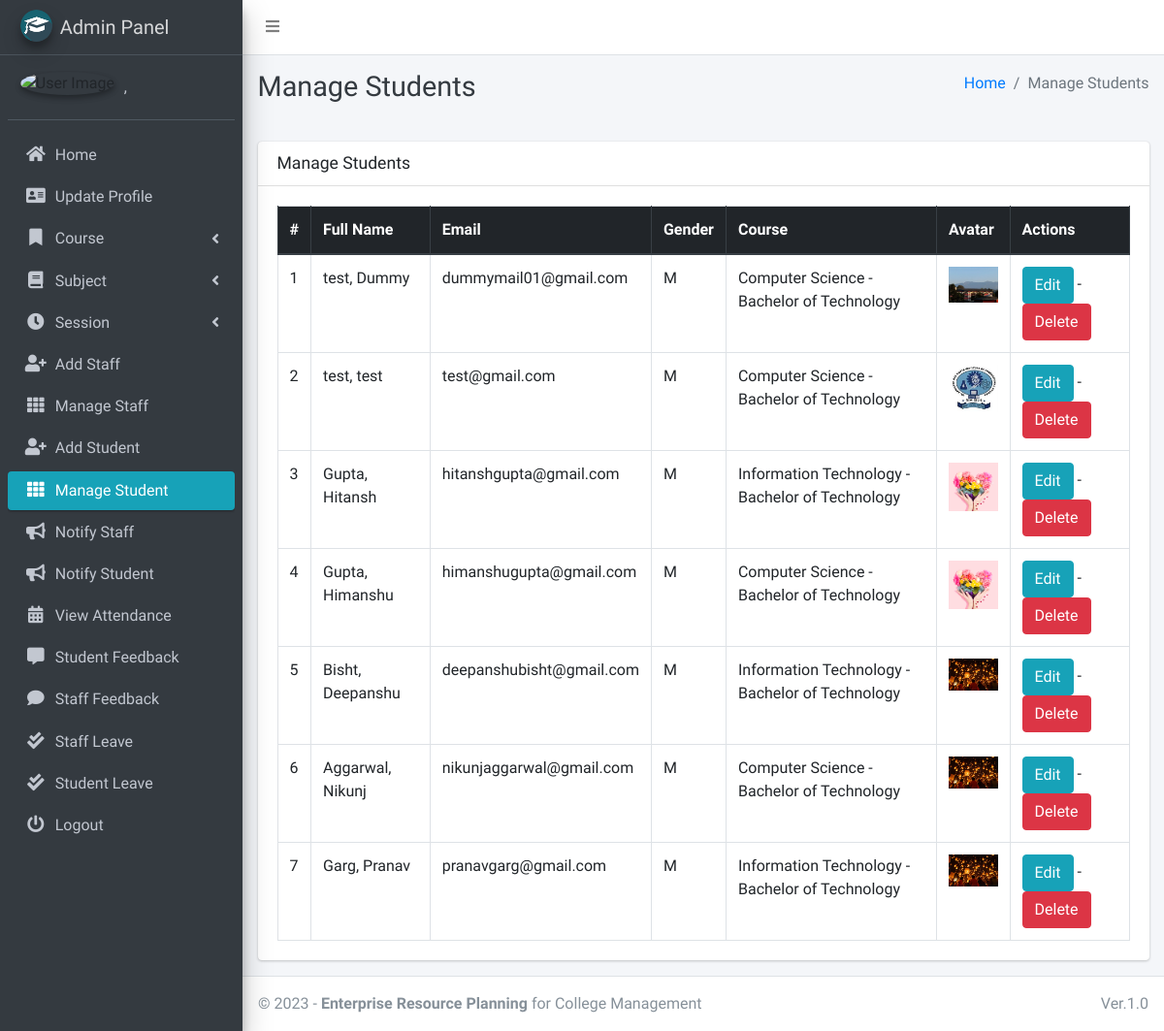
Page /student/manage/ (signed in) on the committed database.
### main_app/models.py (models this page shows, shortened)
class CustomUser(AbstractUser):
    USER_TYPE = ((1, "HOD"), (2, "Staff"), (3, "Student"))
    GENDER = [("M", "Male"), ("F", "Female")]
    username = None  # Removed username, using email instead
    email = models.EmailField(unique=True)
    user_type = models.CharField(default=1, choices=USER_TYPE, max_length=1)
    gender = models.CharField(max_length=1, choices=GENDER)
    profile_pic = models.ImageField()
    address = models.TextField()
    fcm_token = models.TextField(default="")  # For firebase notifications
    created_at = models.DateTimeField(auto_now_add=True)
    updated_at = models.DateTimeField(auto_now=True)
    USERNAME_FIELD = "email"
    REQUIRED_FIELDS = []
    objects = CustomUserManager()
    def __str__(self):
        return self.last_name + ", " + self.first_name

class Student(models.Model):
    admin = models.OneToOneField(CustomUser, on_delete=models.CASCADE)
    course = models.ForeignKey(Course, on_delete=models.DO_NOTHING, null=True, blank=False)
    session = models.ForeignKey(Session, on_delete=models.DO_NOTHING, null=True)

class Course(models.Model):
    name = models.CharField(max_length=120)
    created_at = models.DateTimeField(auto_now_add=True)
    updated_at = models.DateTimeField(auto_now=True)

### main_app/hod_views.py (the view)
# urls.py: path("student/manage/", hod_views.manage_student, name='manage_student'),
def manage_student(request):
    students = CustomUser.objects.filter(user_type=3)
    context = {
        'students': students,
        'page_title': 'Manage Students'
    }
    return render(request, "hod_template/manage_student.html", context)

### main_app/templates/hod_template/manage_student.html
{% extends 'main_app/base.html' %}
{% load static %}
{% block page_title %}{{page_title}}{% endblock page_title %}
{% block content %}
<section class="content">
    <div class="container-fluid">
        <div class="row">
            <div class="col-md-12">
                <div class="card">
                    <div class="card-header">
                        <h3 class="card-title">{{page_title}}</h3>
                    </div>
                    <div class="card-body">
                        <table id="example2" class="table table-bordered table-hover">
                            <thead class="thead-dark">
                                <tr>
                                    <th>#</th>
                                    <th>Full Name</th>
                                    <th>Email</th>
                                    <th>Gender</th>
                                    <th>Course</th>
                                    <th>Avatar</th>
                                    <th>Actions</th>
                                </tr>
                            </thead>
                            <tbody>
                                {% for student in students %}
                                <tr>
                                    <td>{{ forloop.counter }}</td>
                                    <td>{{student.last_name}}, {{student.first_name}}</td>
                                    <td>{{student.email}}</td>
                                    <td>{{student.gender}}</td>
                                    <td>{{student.student.course.name}}</td>
                                    <td>
                                        {% if student.profile_pic == ""  %}
                                        No Image
                                        {% else %}
                                        <img class="img img-fluid mb-2" height="56" width="56"
                                            src="{{student.profile_pic}}" alt="">
                                        {% endif %}
                                    </td>
                                    <td><a href="{% url 'edit_student' student.student.id %}" class="btn btn-info">Edit</a> -
                                        <a href="{% url 'delete_student' student.student.id %}" class="btn btn-danger" onclick="return confirm('Are you sure about this ?')">Delete</a>
                                    </td>
                                </tr>
                                {% endfor %}
                            </tbody>
                        </table>
                    </div>
                </div>
            </div>
        </div>
    </div>
</section>
{% endblock content %}

### main_app/templates/main_app/sidebar_template.html (shortened to what this page needs)
{% load static %}
<aside class="main-sidebar sidebar-dark-info elevation-4">
    {% if request.user.user_type == '1' %}
    <a href="{% url 'admin_home' %}" class="brand-link">
        <img src="{% static 'dist/img/cmsl.png' %} " alt="AdminLTE Logo"
            class="brand-image img-circle elevation-3" >
        <span class="brand-text font-weight-light">Admin Panel</span>
    </a>
    <div class="sidebar">
        <div class="user-panel mt-3 pb-3 mb-3 d-flex">
            <div class="image">
                <img src="{{ request.user.profile_pic}}" class="img-circle elevation-2" alt="User Image">
            </div>
            <div class="info">
                <a href="#" class="d-block">{{user}}</a>
            </div>
        </div>
        <nav class="mt-2">
            <ul class="nav nav-pills nav-sidebar flex-column" data-widget="treeview" role="menu" data-accordion="false">
                <li class="nav-item">
                    {% url 'admin_home' as admin_home %}
                    <a href="{{admin_home}}" class="nav-link {% if admin_home == request.path %} active {% endif %}">
                        <i class="nav-icon fas fa-home"></i>
                        <p>
                            Home
                        </p>
                    </a>
                </li>
                <li class="nav-item">
                    {% url 'admin_view_profile' as admin_view_profile %}
                    <a href="{{admin_view_profile}}"
                        class="nav-link {% if admin_view_profile == request.path %} active {% endif %}">
                        <i class="nav-icon fas fa-address-card"></i>
                        <p>
                            Update Profile
                        </p>
                    </a>
                </li>
                <li class="nav-item has-treeview">
                    <a href="#" class="nav-link">
                        <i class="nav-icon fas fa-bookmark"></i>
                        <p>
                            Course
                            <i class="fas fa-angle-left right"></i>
                        </p>
                    </a>
                </li>
                <li class="nav-item has-treeview">
                    <a href="#" class="nav-link">
                        <i class="nav-icon fas fa-book"></i>
                        <p>
                            Subject
                            <i class="fas fa-angle-left right"></i>
                        </p>
                    </a>
                </li>
                <li class="nav-item has-treeview">
                    <a href="#" class="nav-link">
                        <i class="nav-icon fas fa-clock"></i>
                        <p>
                            Session
                            <i class="fas fa-angle-left right"></i>
                        </p>
                    </a>
                </li>
                <li class="nav-item">
                    {% url 'add_staff' as add_staff %}
                    <a href="{{add_staff}}" class="nav-link {% if add_staff == request.path %} active {% endif %}">
                        <i class="nav-icon fas fa-user-plus"></i>
                        <p>
                            Add Staff
                        </p>
                    </a>
                </li>
                <li class="nav-item">
                    {% url 'manage_staff' as manage_staff %}
                    {% url 'edit_staff' staff_id as edit_staff %}
                    <a href="{{manage_staff}}"
                        class="nav-link {% if manage_staff == request.path or request.path == edit_staff %} active {% endif %}">
                        <i class="nav-icon fas fa-th"></i>
                        <p>
                            Manage Staff
                        </p>
                    </a>
                </li>
                <li class="nav-item">
                    {% url 'add_student' as add_student%}
                    <a href="{{add_student}}" class="nav-link  {% if add_student == request.path %} active {% endif %}">
                        <i class="nav-icon fas fa-user-plus"></i>
                        <p>
                            Add Student
                        </p>
                    </a>
                </li>
                <li class="nav-item">
                    {% url 'manage_student' as manage_student %}
                    {% url 'edit_student' student_id as edit_student %}
                    <a href="{{manage_student}}"
                        class="nav-link  {% if edit_student == request.path or manage_student == request.path %} active {% endif %}">
                        <i class="nav-icon fas fa-th"></i>
                        <p>
                            Manage Student
                        </p>
                    </a>
                </li>
                <li class="nav-item">
                    {% url 'admin_notify_staff' as admin_notify_staff %}
                    <a href="{{admin_notify_staff}}"
                        class="nav-link {% if admin_notify_staff == request.path %} active {% endif %}">
                        <i class="nav-icon fas fa-bullhorn"></i>
                        <p>
                            Notify Staff
                        </p>
                    </a>
                </li>
                <li class="nav-item">
                    {% url 'admin_notify_student' as admin_notify_student %}
                    <a href="{{admin_notify_student}}"
                        class="nav-link {% if admin_notify_student == request.path %} active {% endif %}">
                        <i class="nav-icon fas fa-bullhorn"></i>
                        <p>
                            Notify Student
                        </p>
                    </a>
                </li>
                <li class="nav-item">
                    {% url 'admin_view_attendance' as admin_view_attendance %}
                <li class="nav-item">
                    <a href="{{admin_view_attendance}}"
                        class="nav-link  {% if admin_view_attendance == request.path %} active {% endif %}">
                        <i class="nav-icon fas fa-calendar-alt"></i>
                        <p>
                            View Attendance
                        </p>
                    </a>
                </li>
                <li class="nav-item">
                    {% url 'student_feedback_message' as student_feedback_message %}
                    <a href="{{ student_feedback_message }}"
                        class="nav-link  {% if student_feedback_message == request.path %} active {% endif %}">
                        <i class="nav-icon fas fa-comment-alt"></i>
                        <p>
                            Student Feedback
                        </p>
                    </a>
                </li>
                <li class="nav-item">
                    {% url 'staff_feedback_message' as staff_feedback_message %}
                    <a href="{{staff_feedback_message}}"
                        class="nav-link   {% if staff_feedback_message == request.path %} active {% endif %}">
                        <i class="nav-icon fas fa-comment"></i>
                        <p>
                            Staff Feedback
                        </p>
                    </a>
                </li>
                <li class="nav-item">
                    {% url 'view_staff_leave' as view_staff_leave %}
                    <a href="{{view_staff_leave}}"
                        class="nav-link  {% if view_staff_leave == request.path %} active {% endif %}">
                        <i class="nav-icon fas fa-check-double"></i>
                        <p>
                            Staff Leave
                        </p>
                    </a>
                </li>
                <li class="nav-item">
                    {% url 'view_student_leave' as view_student_leave %}
                    <a href="{% url 'view_student_leave' %}"
                        class="nav-link  {% if view_student_leave == request.path %} active {% endif %}">
                        <i class="nav-icon fas fa-check-double"></i>
                        <p>
                            Student Leave
                        </p>
                    </a>
                </li>
                                        {% endif %}
                                        <li class="nav-item">
                                            <a href="{% url 'user_logout' %}"
                                                onclick="return confirm('Your session would be terminated.\n\nProceed?')"
                                                class="nav-link">
                                                <i class="nav-icon fas fa-power-off"></i>
                                                <p>
                                                    Logout
                                                </p>
                                            </a>
                                        </li>
                                    </ul>
                                </nav>
                            </div>
</aside>

### rows in the picture
CustomUser: last_name+first_name ","
CustomUser: last_name "test", first_name "Dummy", email "dummymail01@gmail.com", gender "M", student.course.name "Computer Science - Bachelor of Technology", shows a picture
CustomUser: last_name "test", first_name "test", email "test@gmail.com", gender "M", student.course.name "Computer Science - Bachelor of Technology", shows a picture
CustomUser: last_name "Gupta", first_name "Hitansh", email "hitanshgupta@gmail.com", gender "M", student.course.name "Information Technology - Bachelor of Technology", profile_pic (picture)
CustomUser: last_name "Gupta", first_name "Himanshu", email "himanshugupta@gmail.com", gender "M", student.course.name "Computer Science - Bachelor of Technology", profile_pic (picture)
CustomUser: last_name "Bisht", first_name "Deepanshu", email "deepanshubisht@gmail.com", gender "M", student.course.name "Information Technology - Bachelor of Technology", profile_pic (picture)
CustomUser: last_name "Aggarwal", first_name "Nikunj", email "nikunjaggarwal@gmail.com", gender "M", student.course.name "Computer Science - Bachelor of Technology", profile_pic (picture)
CustomUser: last_name "Garg", first_name "Pranav", email "pranavgarg@gmail.com", gender "M", student.course.name "Information Technology - Bachelor of Technology", profile_pic (picture)

### other values in the picture
{{ page_title }} "Manage Students"
